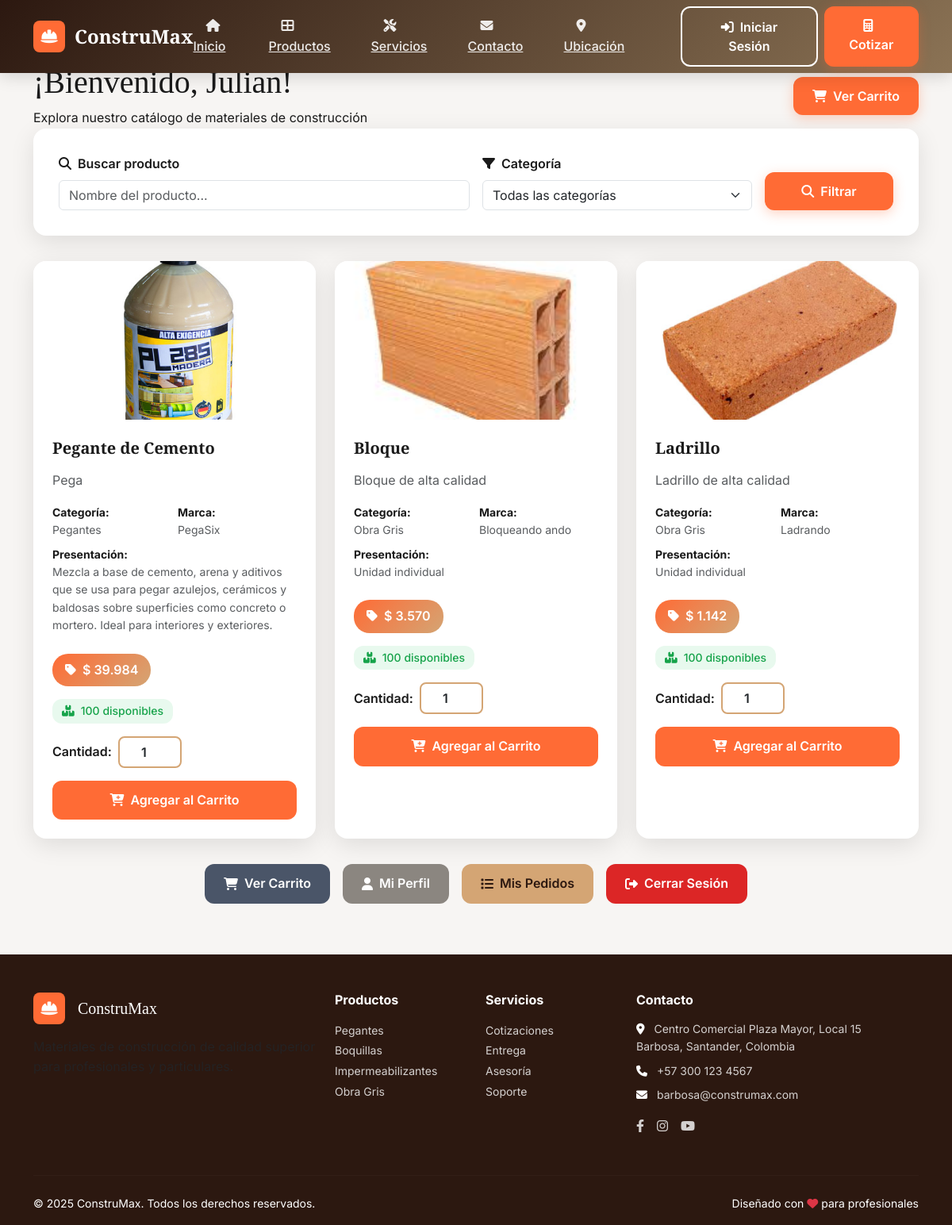
Page /dashboard (signed in) on the committed database.
### app/models/users.py (models this page shows, shortened)
class Users(db.Model, UserMixin):
    __tablename__ = 'user'
    idUser = db.Column(db.Integer, primary_key=True)
    nameUser = db.Column(db.String(80), unique=True, nullable=False)
    apellidoUser = db.Column(db.String(80), nullable=False)
    telefonoUser = db.Column(db.String(20), nullable=False)
    email = db.Column(db.String(120), unique=True, nullable=False)
    direccionUser = db.Column(db.String(255), nullable=False)
    passwordUser = db.Column(db.String(120), nullable=False)
    foto_perfil = db.Column(db.String(255))
    role = db.Column(db.String(20), nullable=False, default='user')
    bloqueado = db.Column(db.Boolean, default=False)

### app/models/productos.py (models this page shows, shortened)
class Producto(db.Model):
    id = db.Column(db.Integer, primary_key=True)
    nombre = db.Column(db.String(100), nullable=False)
    descripcion = db.Column(db.String(255), nullable=False)
    categoria = db.Column(db.String(50), nullable=False)
    precio = db.Column(db.Float, nullable=False)
    imagen = db.Column(db.String(255))
    presentacion = db.Column(db.String(100))
    marca = db.Column(db.String(100))
    destacado = db.Column(db.Boolean, default=False)
    stock = db.Column(db.Integer, nullable=False, default=0)  # Nuevo campo para el stock

### app/routes/auth.py (the view)
@bp.route('/dashboard')
@login_required
def dashboard():
    if current_user.role == 'admin':
        usuarios = Users.query.all()
        productos = Producto.query.all()
        categorias = Producto.query.with_entities(Producto.categoria).distinct().all()
        categorias = [c[0] for c in categorias if c[0]]
        from app.models.users import Order
        pedidos = Order.query.order_by(Order.created_at.desc()).all()
        return render_template('admin_dashboard.html', usuarios=usuarios, productos=productos, pedidos=pedidos, categorias=categorias)
    elif current_user.bloqueado:
        flash('Tu usuario está bloqueado. Contacta al administrador.', 'danger')
        logout_user()
        return redirect(url_for('auth.login'))
    else:
        categorias = Producto.query.with_entities(Producto.categoria).distinct().all()
        categorias = [c[0] for c in categorias if c[0]]
        productos = Producto.query.all()
        return render_template('user_dashboard.html', categorias=categorias, productos=productos)

### app/templates/user_dashboard.html (shortened to what this page needs)
{% extends 'main.html' %}
{% block content %}
<div class="dashboard-header">
    <div class="container">
        <div class="row align-items-center">
            <div class="col-md-8">
                <h1 class="font-display mb-2">¡Bienvenido, {{ current_user.nameUser }}!</h1>
                <p class="mb-0 opacity-90">Explora nuestro catálogo de materiales de construcción</p>
            </div>
            <div class="col-md-4 text-md-end">
                <a href="{{ url_for('cart.view_cart') }}" class="btn btn-professional">
                    <i class="fas fa-shopping-cart me-2"></i>Ver Carrito
                </a>
            </div>
        </div>
    </div>
</div>
<div class="container">
    <div class="search-card">
        <form method="GET" class="row g-3">
            <div class="col-md-6">
                <label class="form-label fw-semibold">
                    <i class="fas fa-search me-2"></i>Buscar producto
                </label>
                <input type="text" class="form-control" name="busqueda"
                       placeholder="Nombre del producto..."
                       value="{{ request.args.get('busqueda', '') }}">
            </div>
            <div class="col-md-4">
                <label class="form-label fw-semibold">
                    <i class="fas fa-filter me-2"></i>Categoría
                </label>
                <select class="form-select" name="categoria">
                    <option value="">Todas las categorías</option>
                </select>
            </div>
            <div class="col-md-2 d-flex align-items-end">
                <button type="submit" class="btn btn-professional w-100">
                    <i class="fas fa-search me-2"></i>Filtrar
                </button>
            </div>
        </form>
    </div>
    <div class="row g-4">
        {% set filtro = request.args.get('categoria') %}
        {% set busqueda = request.args.get('busqueda', '').lower() %}
        {% for producto in productos %}
            {% if (not filtro or producto.categoria == filtro) and (not busqueda or busqueda in producto.nombre.lower() or busqueda in producto.descripcion.lower()) %}
            <div class="col-lg-4 col-md-6">
                <div class="product-card">
                    <img src="{{ producto.imagen or 'https://via.placeholder.com/350x200?text=Producto&bg=8B7355&color=ffffff' }}"
                         class="card-img-top product-image" alt="{{ producto.nombre }}">
                    <div class="card-body p-4">
                        <h5 class="font-display fw-bold mb-3">{{ producto.nombre }}</h5>
                        <p class="text-muted mb-3">{{ producto.descripcion[:100] }}{% if producto.descripcion|length > 100 %}...{% endif %}</p>
                        <div class="mb-3">
                            <div class="row g-2 small">
                                <div class="col-6">
                                    <strong>Categoría:</strong><br>
                                    <span class="text-muted">{{ producto.categoria.title() }}</span>
                                </div>
                                <div class="col-6">
                                    <strong>Marca:</strong><br>
                                    <span class="text-muted">{{ producto.marca or 'N/A' }}</span>
                                </div>
                                <div class="col-12 mt-2">
                                    <strong>Presentación:</strong><br>
                                    <span class="text-muted">{{ producto.presentacion or 'N/A' }}</span>
                                </div>
                            </div>
                        </div>
                        <div class="price-badge mb-3">
                            <i class="fas fa-tag me-2"></i>{{ producto.precio|cop }}
                        </div>
                        <div class="mb-3">
                            <span class="stock-indicator {% if producto.stock > 10 %}stock-high{% elif producto.stock > 5 %}stock-medium{% else %}stock-low{% endif %}">
                                <i class="fas fa-boxes"></i>
                                {{ producto.stock }} disponibles
                            </span>
                        </div>
                        <form action="{{ url_for('cart.add_to_cart', product_id=producto.id) }}" method="post">
                            <div class="d-flex align-items-center gap-2 mb-3">
                                <label class="form-label mb-0 fw-semibold">Cantidad:</label>
                                <input type="number" name="quantity" value="1" min="1" max="{{ producto.stock }}"
                                       class="form-control quantity-input">
                            </div>
                            <button type="submit" class="add-to-cart-btn">
                                <i class="fas fa-cart-plus me-2"></i>Agregar al Carrito
                            </button>
                        </form>
                    </div>
                </div>
            </div>
            {% endif %}
        {% endfor %}
    </div>
    <div class="action-buttons">
        <a href="{{ url_for('cart.view_cart') }}" class="action-btn btn-cart">
            <i class="fas fa-shopping-cart"></i>Ver Carrito
        </a>
        <a href="{{ url_for('auth.profile') }}" class="action-btn btn-profile">
            <i class="fas fa-user"></i>Mi Perfil
        </a>
        <a href="{{ url_for('orders.view_orders') }}" class="action-btn btn-orders">
            <i class="fas fa-list"></i>Mis Pedidos
        </a>
        <a href="{{ url_for('auth.logout') }}" class="action-btn btn-logout">
            <i class="fas fa-sign-out-alt"></i>Cerrar Sesión
        </a>
    </div>
</div>
{% endblock %}

### app/templates/main.html (shortened to what this page needs)
<!DOCTYPE html>
<html lang="es">
<head>
    <link href="https://cdn.jsdelivr.net/npm/bootstrap@5.3.2/dist/css/bootstrap.min.css" rel="stylesheet">
    <link rel="stylesheet" href="https://cdnjs.cloudflare.com/ajax/libs/font-awesome/6.4.0/css/all.min.css">
</head>
<body>
    <nav class="navbar navbar-expand-lg navbar-professional fixed-top">
        <div class="container">
            <a class="navbar-brand-professional" href="{{ url_for('main') if url_for else '#' }}">
                <div class="logo-professional">
                    <i class="fas fa-hard-hat"></i>
                </div>
                <span class="font-display">ConstruMax</span>
            </a>
            <div class="collapse navbar-collapse" id="navbarNav">
                <ul class="navbar-nav ms-auto me-4">
                    <li class="nav-item">
                        <a class="nav-link-professional" href="#inicio">
                            <i class="fas fa-home me-2"></i>Inicio
                        </a>
                    </li>
                    <li class="nav-item">
                        <a class="nav-link-professional" href="#categorias">
                            <i class="fas fa-th-large me-2"></i>Productos
                        </a>
                    </li>
                    <li class="nav-item">
                        <a class="nav-link-professional" href="#servicios">
                            <i class="fas fa-tools me-2"></i>Servicios
                        </a>
                    </li>
                    <li class="nav-item">
                        <a class="nav-link-professional" href="#contacto">
                            <i class="fas fa-envelope me-2"></i>Contacto
                        </a>
                    </li>
                    <li class="nav-item">
                        <a class="nav-link-professional" href="#ubicacion">
                            <i class="fas fa-map-marker-alt me-2"></i>Ubicación
                        </a>
                    </li>
                </ul>
                <div class="d-flex gap-2">
                    <a href="{{ url_for('auth.login') if url_for else '#' }}" class="btn btn-secondary-professional">
                        <i class="fas fa-sign-in-alt me-2"></i>Iniciar Sesión
                    </a>
                    <a href="{{ url_for('cotizar.cotizar') }}" class="btn btn-professional">
                        <i class="fas fa-calculator me-2"></i>Cotizar
                    </a>
                </div>
            </div>
        </div>
    </nav>
    <main style="padding-top: 80px;">
        {% block content %}{% endblock %}
    </main>
    <footer class="footer-professional">
        <div class="container">
            <div class="row">
                <div class="col-lg-4 mb-4">
                    <div class="d-flex align-items-center mb-3">
                        <div class="logo-professional me-3">
                            <i class="fas fa-hard-hat"></i>
                        </div>
                        <h5 class="font-display mb-0">ConstruMax</h5>
                    </div>
                    <p class="text-muted">Materiales de construcción de calidad superior para profesionales y particulares.</p>
                </div>
                <div class="col-lg-2 col-md-6 mb-4">
                    <h6 class="fw-bold mb-3">Productos</h6>
                    <ul class="list-unstyled">
                        <li><a href="#" class="small">Pegantes</a></li>
                        <li><a href="#" class="small">Boquillas</a></li>
                        <li><a href="#" class="small">Impermeabilizantes</a></li>
                        <li><a href="#" class="small">Obra Gris</a></li>
                    </ul>
                </div>
                <div class="col-lg-2 col-md-6 mb-4">
                    <h6 class="fw-bold mb-3">Servicios</h6>
                    <ul class="list-unstyled">
                        <li><a href="#" class="small">Cotizaciones</a></li>
                        <li><a href="#" class="small">Entrega</a></li>
                        <li><a href="#" class="small">Asesoría</a></li>
                        <li><a href="#" class="small">Soporte</a></li>
                    </ul>
                </div>
                <div class="col-lg-4 mb-4">
                    <h6 class="fw-bold mb-3">Contacto</h6>
                    <p class="small mb-2">
                        <i class="fas fa-map-marker-alt me-2"></i>
                        <a href="https://maps.google.com/?q=Barbosa,+Santander,+Colombia"
                           target="_blank"
                           class="text-decoration-none">
                            Centro Comercial Plaza Mayor, Local 15<br>
                            Barbosa, Santander, Colombia
                        </a>
                    </p>
                    <p class="small mb-2">
                        <i class="fas fa-phone me-2"></i>
                        <a href="tel:+573001234567" class="text-decoration-none">+57 300 123 4567</a>
                    </p>
                    <p class="small mb-3">
                        <i class="fas fa-envelope me-2"></i>
                        <a href="mailto:barbosa@construmax.com" class="text-decoration-none">barbosa@construmax.com</a>
                    </p>
                    <div class="d-flex gap-3">
                        <a href="#" class="text-decoration-none">
                            <i class="fab fa-facebook-f"></i>
                        </a>
                        <a href="#" class="text-decoration-none">
                            <i class="fab fa-instagram"></i>
                        </a>
                        <a href="#" class="text-decoration-none">
                            <i class="fab fa-youtube"></i>
                        </a>
                    </div>
                </div>
            </div>
            <hr class="my-4" style="border-color: rgba(255,255,255,0.1);">
            <div class="row align-items-center">
                <div class="col-md-6">
                    <p class="small mb-0">&copy; 2025 ConstruMax. Todos los derechos reservados.</p>
                </div>
                <div class="col-md-6 text-md-end">
                    <p class="small mb-0">Diseñado con <i class="fas fa-heart text-danger"></i> para profesionales</p>
                </div>
            </div>
        </div>
    </footer>
</body>
</html>

### rows in the picture
Users: nameUser "Julian"
Producto: imagen (picture), nombre "Pegante de Cemento", descripcion "Pega", categoria "Pegantes", marca "PegaSix", presentacion "Mezcla a base de cemento, arena y aditivos que se usa para pegar azulejos, cerámicos y baldosas sobre superficies como concreto o mortero. Ideal para interiores y exteriores.", precio|cop "$ 39.984", stock "100"
Producto: imagen+nombre (picture), nombre "Bloque", descripcion "Bloque de alta calidad", categoria "Obra Gris", marca "Bloqueando ando", presentacion "Unidad individual", precio|cop "$ 3.570", stock "100"
Producto: imagen+nombre (picture), nombre "Ladrillo", descripcion "Ladrillo de alta calidad", categoria "Obra Gris", marca "Ladrando", presentacion "Unidad individual", precio|cop "$ 1.142", stock "100"
